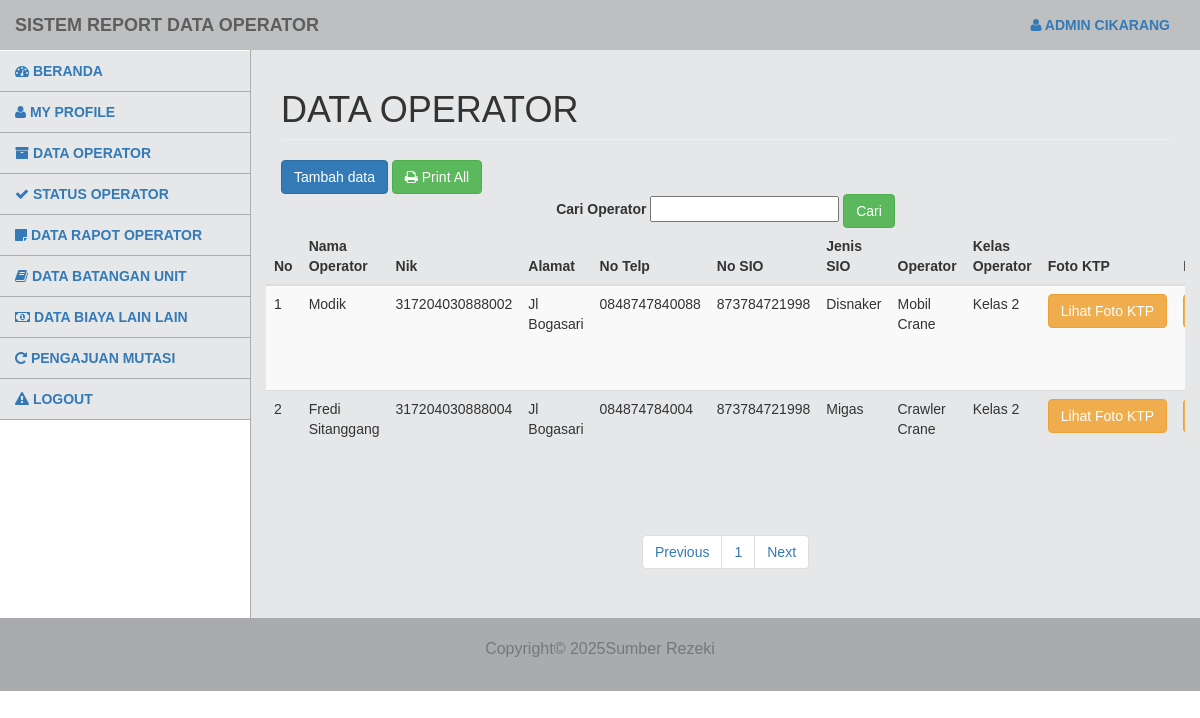
/petugas/index.php?m=operator&s=awal (signed in), run on the app's committed database.
### tables this page shows
CREATE TABLE `tb_petugas` (
  `id_petugas` int(11) NOT NULL,
  `username` varchar(255) NOT NULL,
  `password` varchar(255) NOT NULL,
  `nama` varchar(255) NOT NULL,
  `telepon` varchar(255) NOT NULL,
  `cabang` varchar(255) NOT NULL
);

CREATE TABLE `tb_operator` (
  `id_operator` int(11) NOT NULL,
  `nama_operator` varchar(255) NOT NULL,
  `nik` varchar(255) NOT NULL,
  `alamat` varchar(255) NOT NULL,
  `no_telp` varchar(255) NOT NULL,
  `no_sio` varchar(255) NOT NULL,
  `jenis_sio` varchar(255) NOT NULL,
  `operator` varchar(255) NOT NULL,
  `kelas_operator` varchar(255) NOT NULL,
  `foto_ktp` varchar(255) NOT NULL,
  `foto_sio` varchar(255) NOT NULL,
  `foto_sim` varchar(255) NOT NULL,
  `foto_sertifikat_dpn` varchar(255) NOT NULL,
  `foto_sertifikat_blk` varchar(255) NOT NULL,
  `foto_operator` varchar(255) NOT NULL,
  `penempatan_opr` varchar(255) NOT NULL,
  `tgl_masuk` date NOT NULL,
  `status` varchar(255) NOT NULL
);

### petugas/modul/operator/paging.php (the view, shortened to what this page needs)
<?php
include '../koneksi.php';
$cabang_admin = $_SESSION['cabanginv2'];
$batas = 5;
$halaman = isset($_GET['halaman']) ? (int)$_GET['halaman'] : 1;
$halaman_awal = ($halaman > 1) ? ($halaman * $batas) - $batas : 0;
$data = mysqli_query($koneksi, "SELECT * FROM tb_operator WHERE penempatan_opr = '$cabang_admin'");
$jumlah_data = mysqli_num_rows($data);
$total_halaman = ceil($jumlah_data / $batas);
$nomor = $halaman_awal + 1;
if (isset($_POST['go'])) {
    $cari = mysqli_real_escape_string($koneksi, $_POST['cari']);
    $data_operator = mysqli_query($koneksi, "
        SELECT *
        FROM tb_operator
        WHERE penempatan_opr = '$cabang_admin'
        AND (nama_operator LIKE '%$cari%' OR nik LIKE '%$cari%')
        LIMIT $halaman_awal, $batas
    ");
} else {
    $data_operator = mysqli_query($koneksi, "
        SELECT *
        FROM tb_operator
        WHERE penempatan_opr = '$cabang_admin'
        LIMIT $halaman_awal, $batas
    ");
}
foreach ($data_operator as $row) :
?>
<tr>
    <td><?php echo $nomor++; ?></td>
    <td><?php echo $row['nama_operator']; ?></td>
    <td><?php echo $row['nik']; ?></td>
    <td><?php echo $row['alamat']; ?></td>
    <td><?php echo $row['no_telp']; ?></td>
    <td><?php echo $row['no_sio']; ?></td>
    <td><?php echo $row['jenis_sio']; ?></td>
    <td><?php echo $row['operator']; ?></td>
    <td><?php echo $row['kelas_operator']; ?></td>
    <td>
        <a href="?m=operator&s=detail_foto&id_operator=<?php echo $row['id_operator']; ?>" class="btn btn-warning">Lihat Foto KTP</a>
    </td>
    <td>
    </td>
</tr>
<?php endforeach; ?>

### petugas/modul/operator/title.php (shortened to what this page needs)
 <!DOCTYPE html>
<html>
  <head>
    <link href="../vendor/css/bootstrap/bootstrap.min.css" rel="stylesheet">
     <link href="../vendor/css/bootstrap/bootstrap.css" rel="stylesheet">
    <link href="../vendor/font-awesome/css/font-awesome.min.css" rel="stylesheet" type="text/css">
    <link href="../css/tampilanadmin.css" rel="stylesheet">
  </head>
  <body>
    <div id="wrapper">
      <nav class="navbar navbar-default navbar-static-top" role="navigation" style="margin-bottom: 0">
          <div class="navbar-header">
            <a class="navbar-brand">Sistem Report Data Operator</a>
          </div>
          <?php
          $id = $_SESSION['idinv2'];
           include '../koneksi.php';
           $sql = "SELECT * FROM tb_petugas WHERE id_petugas = '$id'";
           $query = mysqli_query($koneksi, $sql);
            $r = mysqli_fetch_array($query);
           ?>
            <ul class="nav navbar-top-links navbar-right">
            <li class="dropdown">
              <a class="dropdown-toggle" data-toggle="dropdown" href="#">
              <i class="fa fa-user"></i> <?php echo $r['nama']; ?>
              </a>
            </li>
          </ul>
        <div class="navbar-default sidebar" role="navigation">
          <div class="sidebar-nav navbar-collapse">
          <ul class="nav" id="side-menu">
              <li><a href="?m=awal.php"><i class="fa fa-dashboard"></i> Beranda</a></li>
              <li><a href="?m=my_profile&s=awal"><i class="fa fa-user"></i> My Profile</a></li>
              <li><a href="?m=operator&s=awal"><i class="fa fa-archive"></i> Data Operator</a></li>
              <li><a href="?m=statusOperator&s=awal"><i class="fa fa-check"></i> Status Operator</a></li>
              <li><a href="?m=rapot_opr&s=awal"><i class="fa fa-sticky-note"></i> Data Rapot Operator</a></li>
              <li><a href="?m=batanganUnit&s=awal"> <i class="fa fa-book"></i> Data Batangan Unit</a></li>
              <li><a href="?m=biayaLain&s=awal"> <i class="fa fa-money"></i> Data Biaya Lain Lain</a></li>
              <li><a href="?m=mutasi&s=awal"> <i class="fa fa-rotate-right"></i> Pengajuan Mutasi</a></li>
              <li><a href="logout.php" onclick="return confirm('yakin ingin logout?')"><i class="fa fa-warning"></i> Logout</a></li>
            </ul>
          </div>
        </div>
      </nav>
      <div id="page-wrapper">
        <div class="row">
          <div class="col-lg-12">
            <h1 class="page-header">Data Operator</h1>
          </div>
        </div>
<button type="button" class="btn btn-primary" data-toggle="modal" data-target="#exampleModalCenter">
  Tambah data
</button>
<a href="?m=operator&s=export_pdf&print=all" class="btn btn-success">
  <i class="fa fa-print"></i> Print All
</a>
<div class="row">
  <center>
    <form action="" method="POST">
    <label>Cari Operator</label>
    <input type="text" name="cari"> <button type="submit" name="go" class="btn btn-success">Cari</button>
  </form>
</center>
</div>
                              <div class="row">
                                <div class="table-responsive table--no-card m-b-30">
                                    <table class="table table-borderless table-striped table-earning">
                                        <thead>
                                            <tr>
                                 <th>No</th>
                                 <th>Nama Operator</th>
                                 <th>Nik</th>
                                 <th>Alamat</th>
                                 <th>No Telp</th>
                                 <th>No SIO</th>
                                 <th>Jenis SIO</th>
                                 <th>Operator</th>
                                 <th>Kelas Operator</th>
                                 <th>Foto KTP</th>
                                 <th>Foto SIO</th>
                                            </tr>
                                        </thead>
                                        <tbody>
                                           <?php
                                            include 'paging.php';
                                            ?>
                                        </tbody>
                                    </table>
               <center>
              <ul class="pagination justify-content-center">
                    <li class="page-item">
                        <a class="page-link" <?php if($halaman > 1){ echo "href='?m=operator&s=awal&halaman=$previous'"; } ?>>Previous</a>
                    </li>
                        <?php
                        for($x=1;$x<=$total_halaman;$x++){
                            ?>
                            <li class="page-item"><a class="page-link" href="?m=operator&s=awal&halaman=<?php echo $x ?>"><?php echo $x; ?></a></li>
                        <?php
                    }
                    ?>
                    <li class="page-item">
                        <a  class="page-link" <?php if($halaman < $total_halaman) { echo "href='?m=operator&s=awal&halaman=$next'"; } ?>>Next</a>
                    </li>
            </ul>
              </center>
                                </div>
                            </div>
      </div>
    </div>
    <footer class="text-center">
      <div class="footer-below">
        <div class="container">
          <div class="row">
            <div class="col-lg-12">
            <p class="text-muted" style="font-size: 16px;">Copyright&copy; <script>document.write(new Date().getFullYear());</script>Sumber Rezeki</p>
            </div>
          </div>
        </div>
      </div>
    </footer>
  </body>
</html>

### css/tampilanadmin.css (style rules this page uses)
body { font-family: Arial, sans-serif; }
p { font-size: 15px; }
h1 { text-transform: uppercase; font-weight: 500; }
#wrapper { width: 100%; }
#page-wrapper { padding: 0 15px; min-height: 568px; background-color: #E6E7E8; }
@media (min-width: 768px) { #page-wrapper { position: inherit; margin: 0 0 0 250px; padding: 0 30px; border-left: 1px solid #A9ABAE; } }
.navbar { background-color: #BDBFC1; font-weight: 700; font-family: arial; text-transform: uppercase; border: none; }
.navbar-top-links { margin-right: 0; }
.navbar-top-links li { display: inline-block; }
.navbar-top-links li:last-child { margin-right: 15px; }
.navbar-top-links li a { padding: 15px; min-height: 50px; }
.sidebar { background-color: #E6E7E8; }
.sidebar .sidebar-nav.navbar-collapse { padding-left: 0; padding-right: 0; }
.sidebar ul li { border-bottom: 1px solid #A9ABAE; }
@media (min-width: 768px) { .sidebar { z-index: 1; position: absolute; width: 250px; margin-top: 51px; } }
@media (min-width: 768px) { .navbar-top-links { margin-left: auto; } }
footer { color: black; font-size: 15px; }
footer .footer-below { padding: 20px 0; background-color: #A9ABAE; }

### data on the page
tb_petugas: nama "ADMIN CIKARANG"
tb_operator: nama_operator "Modik", nik "317204030888002", alamat "Jl Bogasari", no_telp "0848747840088", no_sio "873784721998", jenis_sio "Disnaker", operator "Mobil Crane", kelas_operator "Kelas 2"
tb_operator: nama_operator "Fredi Sitanggang", nik "317204030888004", alamat "Jl Bogasari", no_telp "084874784004", no_sio "873784721998", jenis_sio "Migas", operator "Crawler Crane", kelas_operator "Kelas 2"
